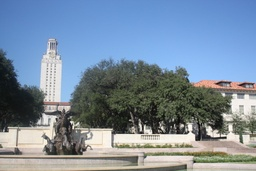
#> input picture HW3 (2)/release_starter_files/p2/uttower_left.jpg, 256 x 171 px, shrunk from 1024 x 683 before the run, found by its file name
$ jupyter execute --allow-errors solution.ipynb
#> lines starting #> are read from the running program, lines starting #| are printed output that depends on the picture; after the words box and inside, x2 and y2 are one past the last pixel; in counts of white or black regions, pixels touching at a corner belong together
### Q 1.2.3

[cell 1]
import numpy as np
from numpy.linalg import lstsq

[cell 2]
data = np.load("C:/Users/vipul/Documents/MSU - MSDS/CSE 803 CV/HW3 (2)/release_starter_files/p1/transform.npy")
#> (reads HW3 (2)/release_starter_files/p1/transform.npy from the repository)

[cell 3]
x = data[:, :2]
y = data[:, 2:]


N = x.shape[0]
A = np.hstack([x, np.ones((N, 1))])

[cell 4]
result, _, _, _ = lstsq(A, y, rcond=None)

S = result[:2, :]
t = result[2, :]

[cell 5]
S, t

### Q 1.2.4

[cell 6]
import matplotlib.pyplot as plt
y_hat = np.dot(x, S) + t


plt.scatter(x[:, 0], x[:, 1], color='blue', label='Original Points')
plt.scatter(y[:, 0], y[:, 1], color='red', label='Target Points')
plt.scatter(y_hat[:, 0], y_hat[:, 1], color='green', label='Transformed Points  (Sx + t)')
plt.legend()
plt.xlabel('X-axis')
plt.ylabel('Y-axis')
plt.title('Original, Target, and Transformed Points')
plt.show()

### 1.2.6

[cell 7]
import numpy as np
from numpy.linalg import lstsq

def fit_homography(x, y):

    N = x.shape[0]
    A = []

    # Construct the matrix A for the homogeneous system A * h = 0
    for i in range(N):
        x_i, y_i = x[i, 0], x[i, 1]
        x_prime_i, y_prime_i = y[i, 0], y[i, 1]

        A.append([-x_i, -y_i, -1, 0, 0, 0, x_i * x_prime_i, y_i * x_prime_i, x_prime_i])
        A.append([0, 0, 0, -x_i, -y_i, -1, x_i * y_prime_i, y_i * y_prime_i, y_prime_i])

    A = np.array(A)

    # Solve Ah = 0 using least squares
    _, _, Vt = np.linalg.svd(A)
    H = Vt[-1].reshape(3, 3)

    # Normalize H to ensure ||h|| = 1
    H = H / H[-1, -1]

    return H

def apply_homography(H, x):

    N = x.shape[0]
    # Convert to homogeneous coordinates by appending a column of ones
    x_homogeneous = np.hstack([x, np.ones((N, 1))])

    y_homogeneous = np.dot(H, x_homogeneous.T).T

    # Convert back to Cartesian coordinates by dividing by the last coordinate
    y_transformed = y_homogeneous[:, :2] / y_homogeneous[:, 2, np.newaxis]

    return y_transformed


#> (the rest of this cell did not finish here and is left out)

### Q 2.1

[cell 8]
import cv2
import matplotlib.pyplot as plt

# Load the images
img_left = cv2.imread('C:/Users/vipul/Documents/MSU - MSDS/CSE 803 CV/HW3 (2)/release_starter_files/p2/uttower_left.jpg')
#> img_left is the input picture: shape (171, 256, 3); mean B, G, R 159, 140, 121.8
img_right = cv2.imread('C:/Users/vipul/Documents/MSU - MSDS/CSE 803 CV/HW3 (2)/release_starter_files/p2/uttower_right.jpg')
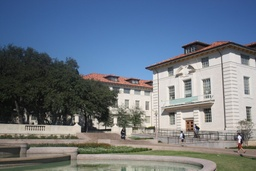
#> input picture HW3 (2)/release_starter_files/p2/uttower_right.jpg, 256 x 171 px, shrunk from 1024 x 683 before the run, found by its file name
#> img_right is the input picture: shape (171, 256, 3); mean B, G, R 132, 118.9, 107.7

# Convert images to grayscale
img_left_gray = cv2.cvtColor(img_left, cv2.COLOR_BGR2GRAY)
img_right_gray = cv2.cvtColor(img_right, cv2.COLOR_BGR2GRAY)
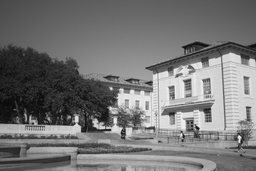
#> img_right_gray: shape (171, 256); min 3, max 249, mean 117

# Convert to double (normalize)
img_left_gray = img_left_gray.astype('float64') / 255.0
img_right_gray = img_right_gray.astype('float64') / 255.0

# Display grayscale images
plt.subplot(1, 2, 1)
plt.imshow(img_left_gray, cmap='gray')
plt.title("Left Image")

plt.subplot(1, 2, 2)
plt.imshow(img_right_gray, cmap='gray')
plt.title("Right Image")

plt.show()

[cell 9]
img_left_gray

### Q 2.2

[cell 10]
sift = cv2.SIFT_create()

img_left_gray = cv2.normalize(img_left_gray, None, 0, 255, cv2.NORM_MINMAX).astype('uint8')  ## https://stackoverflow.com/questions/50298329/error-5-image-is-empty-or-has-incorrect-depth-cv-8u-in-function-cvsift
img_right_gray = cv2.normalize(img_right_gray, None, 0, 255, cv2.NORM_MINMAX).astype('uint8')

# Detect keypoints and compute descriptors
kp_left, desc_left = sift.detectAndCompute(img_left_gray, None)
#> kp_left = 330 keypoints; strongest (x, y, size): (182, 125, 2.4), (71, 122, 1.9), (194, 162, 1.9), (162, 128, 1.8)
kp_right, desc_right = sift.detectAndCompute(img_right_gray, None)
#> kp_right = 362 keypoints; strongest (x, y, size): (197, 128, 2.2), (111, 88, 2), (115, 120, 3.1), (183, 136, 1.9)

# Draw keypoints on the images
img_left_kp = cv2.drawKeypoints(img_left, kp_left, None)
img_right_kp = cv2.drawKeypoints(img_right, kp_right, None)

# Display images with keypoints
plt.subplot(1, 2, 1)
plt.imshow(cv2.cvtColor(img_left_kp, cv2.COLOR_BGR2RGB))
plt.title("Left Image Keypoints")

plt.subplot(1, 2, 2)
plt.imshow(cv2.cvtColor(img_right_kp, cv2.COLOR_BGR2RGB))
plt.title("Right Image Keypoints")

plt.show()

### Q 2.3

[cell 11]
def compute_distances(desc1, desc2):
    dists = np.zeros((desc1.shape[0], desc2.shape[0]))

    # Use Euclidean distance for example
    for i in range(desc1.shape[0]):
        for j in range(desc2.shape[0]):
            dists[i, j] = np.linalg.norm(desc1[i] - desc2[j])
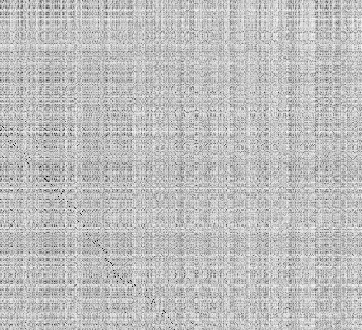
#> dists: shape (330, 362) float64; min 56.29, max 693.1, mean 532.7; drawn with min black and max white

    return dists

pairwise_distances = compute_distances(desc_left, desc_right)

# print("Pairwise distances computed using Euclidean distance",pairwise_distances)

[cell 12]
print("Pairwise distances computed using Euclidean distance",pairwise_distances)
#> (printed output is left out)

### Q 2.4

[cell 13]
def select_putative_matches(distances, ratio_threshold=0.75):
#> called with ratio_threshold = 0.75
    putative_matches = []

    for i in range(distances.shape[0]):
        sorted_indices = np.argsort(distances[i])
        nearest_dist = distances[i, sorted_indices[0]]
        second_nearest_dist = distances[i, sorted_indices[1]]

        # Ratio test
        if nearest_dist < ratio_threshold * second_nearest_dist:
            putative_matches.append((i, sorted_indices[0]))
#> this loop made 330 passes
#> (nearest_dist, second_nearest_dist) on passes 1 to 3: (234.5, 247.9), (244.7, 288.3), (277.9, 308)
#> after the loop, putative_matches = 81 pairs, first value 126 to 329, second value 0 to 174

    return putative_matches

putative_matches = select_putative_matches(pairwise_distances)

print(f"Number of putative matches: {len(putative_matches)}")
#| Number of putative matches: 81

### Q 2.5

[cell 14]
import random


def ransac_homography(matches, kp_left, kp_right, num_iterations=1000, threshold=5):
#> called with num_iterations = 1000, threshold = 5
    best_inliers = []
    best_H = None
    max_inliers = 0

    match_indices = np.arange(len(matches))
#> match_indices = 81 values from 0 to 80

    for i in range(num_iterations):
        chosen_indices = np.random.choice(match_indices, 4, replace=False)
        sample_matches = [matches[i] for i in chosen_indices]

        # Get the corresponding points
        pts_left = np.float32([kp_left[m[0]].pt for m in sample_matches])
        pts_right = np.float32([kp_right[m[1]].pt for m in sample_matches])

        H, _ = cv2.findHomography(pts_left, pts_right)

        inliers = []
        for match in matches:
            pt_left = np.append(kp_left[match[0]].pt, 1)
            pt_right = np.append(kp_right[match[1]].pt, 1)

            # Transform the left point
            estimated_pt_right = np.dot(H, pt_left)
            estimated_pt_right /= estimated_pt_right[2]  # Normalize

            error = np.linalg.norm(estimated_pt_right[:2] - pt_right[:2])

            if error < threshold:
                inliers.append(match)

        if len(inliers) > max_inliers:
            max_inliers = len(inliers)
            best_inliers = inliers
            best_H = H
#> this loop made 1000 passes
#> (chosen_indices, sample_matches) on passes 1, 2, 3, 4, 6, 11, 13, 16, 17, 18: ([22, 27, 61, 13], [(191, 62), (206, 69), (282, 128), (162, 27)]), ([7, 44, 38, 28], [(143, 15), (249, 104), (240, 97), (207, 74)]), ([17, 67, 72, 8], [(178, 44), (293, 139), (302, 154), (144, 13)]), ([51, 55, 68, 41], [(265, 112), (276, 115), (296, 145), (243, 94)]), ([30, 16, 2, 52], [(211, 82), (176, 47), (130, 0), (270, 113)]), ([38, 46, 28, 12], [(240, 97), (252, 106), (207, 74), (159, 26)]), ([43, 77, 41, 31], [(248, 102), (313, 162), (243, 94), (213, 80)]), ([37, 47, 60, 35], [(238, 88), (258, 105), (281, 117), (226, 83)]), ([12, 9, 78, 57], [(159, 26), (145, 14), (317, 168), (278, 120)]), ([18, 3, 23, 50], [(179, 45), (134, 124), (193, 61), (263, 111)])
#> (chosen_indices, sample_matches, pts_right) on passes 7, 9, 12, 14, 15: ([25, 29, 28, 40], [(199, 63), (208, 75), (207, 74), (242, 93)], [[61.55, 155], [69.12, 116.8], [69.12, 116.8], [82.62, 148]]), ([1, 5, 17, 63], [(127, 3), (140, 10), (178, 44), (284, 134)], [[9.37, 46.41], [16.11, 137.6], [42.83, 137.4], [111, 88.4]]), ([45, 70, 28, 64], [(250, 103), (299, 153), (207, 74), (285, 135)], [[89.4, 107.8], [121.3, 89.7], [69.12, 116.8], [111, 88.4]]), ([19, 48, 24, 37], [(181, 48), (261, 108), (196, 58), (238, 88)], [[46.45, 126], [94.54, 129.4], [58.48, 136], [78.41, 152.6]]), ([76, 69, 64, 30], [(312, 165), (297, 148), (285, 135), (211, 82)], [[127.3, 82.77], [116.7, 144], [111, 88.4], [72.39, 63.29]])
#> after the loop, best_inliers = 80 pairs, first value 126 to 329, second value 0 to 174; max_inliers = 80

    return best_H, best_inliers

H, inliers = ransac_homography(putative_matches, kp_left, kp_right)
#> H = [[1.4, -0.0605, -157.1], [0.236, 1.31, -54.46], [0.00164, 3.39e-05, 1]]; inliers has the same summary as best_inliers in ransac_homography

print(f"Number of inliers: {len(inliers)}")
#| Number of inliers: 80

inlier_img = cv2.drawMatches(img_left, kp_left, img_right, kp_right,
                             [cv2.DMatch(m[0], m[1], 0) for m in inliers], None)
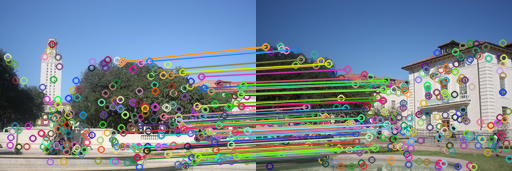
#> inlier_img: shape (171, 512, 3); mean B, G, R 145.3, 132.5, 117

plt.imshow(cv2.cvtColor(inlier_img, cv2.COLOR_BGR2RGB))
plt.title("Inlier Matches")
plt.show()

[cell 15]
# Calculate average residual for inliers
residuals = []
for match in inliers:
    pt_left = np.append(kp_left[match[0]].pt, 1)
    pt_right = np.append(kp_right[match[1]].pt, 1)

    estimated_pt_right = np.dot(H, pt_left)
    estimated_pt_right /= estimated_pt_right[2]  # Normalize

    # Calculate the squared distance (residual)
    residual = np.linalg.norm(estimated_pt_right[:2] - pt_right[:2]) ** 2
    residuals.append(residual)
#> this loop made 80 passes
#> (match, pt_left, pt_right, estimated_pt_right, residual) on passes 1, 2, 4, 5, 6, 7, 8, 9, 10: ((126, 2), [122.1, 61.12, 1], [9.37, 46.41, 1], [8.6, 45.07, 1], 2.39), ((127, 3), [122.1, 61.12, 1], [9.37, 46.41, 1], [8.6, 45.07, 1], 2.39), ((136, 7), [130.7, 126, 1], [15.09, 116.1, 1], [15.23, 115.7, 1], 0.159), ((140, 10), [133.5, 147.1, 1], [16.11, 137.6, 1], [17.35, 138.2, 1], 1.99), ((141, 8), [133.8, 159.3, 1], [15.39, 150.8, 1], [17.07, 151.3, 1], 3.03), ((143, 15), [136.8, 149.9, 1], [19.5, 140.9, 1], [20.87, 141.2, 1], 2), ((144, 13), [136.8, 157, 1], [18.9, 148.3, 1], [20.54, 148.8, 1], 2.95), ((145, 14), [136.8, 157, 1], [18.9, 148.3, 1], [20.54, 148.8, 1], 2.95), ((153, 24), [140, 125.1, 1], [25.34, 115.1, 1], [25.62, 115.1, 1], 0.0853)
#> match on passes 39 to 44: (241, 95), (242, 93), (243, 94), (245, 99), (248, 102), (249, 104)

average_residual = np.mean(residuals) if residuals else 0
print(f"Average residual for inliers: {average_residual:.4f}")
#| Average residual for inliers: 1.3774

### Q 2.6

[cell 16]
height, width = img_right.shape[:2]

# Warp the left image using the homography matrix
warped_left = cv2.warpPerspective(img_left, H, (width, height))

# Create a mask for the warped image to handle blending
mask = (warped_left > 0).astype(np.uint8)
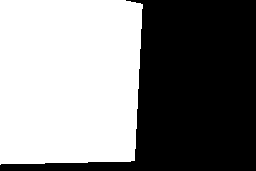
#> mask: shape (171, 256, 3); values 0 (black) and 1 (white), 51.6% white; 1 black region, box (x1, y1, x2, y2) and area: (0, 0, 256, 171) 21182

combined_img = cv2.addWeighted(warped_left, 0.5, img_right, 0.5, 0)

plt.figure(figsize=(10, 5))
plt.subplot(1, 3, 1)
plt.imshow(cv2.cvtColor(img_left, cv2.COLOR_BGR2RGB))
plt.title("Left Image")
plt.axis('off')

plt.subplot(1, 3, 2)
plt.imshow(cv2.cvtColor(img_right, cv2.COLOR_BGR2RGB))
plt.title("Right Image")
plt.axis('off')

plt.subplot(1, 3, 3)
plt.imshow(cv2.cvtColor(combined_img, cv2.COLOR_BGR2RGB))
plt.title("Warped Left on Right")
plt.axis('off')

plt.tight_layout()
plt.show()

### Q 2.7

[cell 17]
height_right, width_right = img_right.shape[:2]

# Get the corners of the left image after warping
corners_left = np.array([[0, 0], [0, img_left.shape[0]], [img_left.shape[1], 0], [img_left.shape[1], img_left.shape[0]], [1, 1]], dtype=np.float32)
corners_right = np.array([[0, 0], [0, height_right], [width_right, 0], [width_right, height_right], [1, 1]], dtype=np.float32)

# Warp the corners of the left image to find the new bounding box
warped_corners_left = cv2.perspectiveTransform(corners_left[:, :2].reshape(-1, 1, 2), H).reshape(-1, 2)

# Calculate the new bounding box for the panorama
min_x = min(int(np.min(warped_corners_left[:, 0])), 0)
max_x = max(int(np.max(warped_corners_left[:, 0])), width_right)
min_y = min(int(np.min(warped_corners_left[:, 1])), 0)
max_y = max(int(np.max(warped_corners_left[:, 1])), height_right)

width_panorama = int(max_x - min_x)
height_panorama = int(max_y - min_y)

panorama = np.zeros((height_panorama, width_panorama, 3), dtype=np.uint8)

H_translation = np.array([[1, 0, -min_x], [0, 1, -min_y], [0, 0, 1]])  # Translate to positive coordinates
warped_left = cv2.warpPerspective(img_left, H_translation @ H, (width_panorama, height_panorama))
#> warped_left: shape (225, 422, 3)

# Place the right image in the panorama
panorama[-min_y:height_right-min_y, -min_x:width_right-min_x] = img_right

# Composite the two images by averaging the overlapping pixels
for y in range(height_panorama):
    for x in range(width_panorama):
        if (warped_left[y, x].any() and panorama[y, x].any()):
            panorama[y, x] = (warped_left[y, x] / 2 + panorama[y, x] / 2).astype(np.uint8)
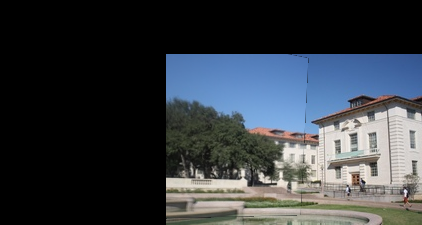
#> panorama: shape (225, 422, 3); mean B, G, R 65.7, 59.8, 54.3

plt.figure(figsize=(10, 5))
plt.imshow(cv2.cvtColor(panorama, cv2.COLOR_BGR2RGB))
plt.title("Panorama Image")
plt.axis('off')
plt.show()

### Q 2.8

[cell 18]
img_left = cv2.imread('C:/Users/vipul/Documents/MSU - MSDS/CSE 803 CV/HW3 (2)/release_starter_files/p2/bbb_left.jpg')
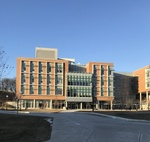
#> input picture HW3 (2)/release_starter_files/p2/bbb_left.jpg, 150 x 142 px, shrunk from 599 x 568 before the run, found by its file name
#> img_left is the input picture: shape (142, 150, 3); mean B, G, R 146.9, 126, 111.2
img_right = cv2.imread('C:/Users/vipul/Documents/MSU - MSDS/CSE 803 CV/HW3 (2)/release_starter_files/p2/bbb_right.jpg')
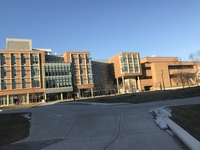
#> input picture HW3 (2)/release_starter_files/p2/bbb_right.jpg, 200 x 150 px, shrunk from 800 x 600 before the run, found by its file name
#> img_right is the input picture: shape (150, 200, 3); mean B, G, R 133.4, 119.2, 107.8

img_left_gray = cv2.cvtColor(img_left, cv2.COLOR_BGR2GRAY)
#> img_left_gray: shape (142, 150)
img_right_gray = cv2.cvtColor(img_right, cv2.COLOR_BGR2GRAY)
#> img_right_gray: shape (150, 200)

sift = cv2.SIFT_create()

# Detect keypoints and compute descriptors
kp_left, desc_left = sift.detectAndCompute(img_left_gray, None)
kp_right, desc_right = sift.detectAndCompute(img_right_gray, None)

# Draw keypoints on the images for visualization
img_left_kp = cv2.drawKeypoints(img_left, kp_left, None)
#> img_left_kp: shape (142, 150, 3)
img_right_kp = cv2.drawKeypoints(img_right, kp_right, None)
#> img_right_kp: shape (150, 200, 3)

# Display images with detected keypoints
plt.figure(figsize=(12, 6))
plt.subplot(1, 2, 1)
plt.imshow(cv2.cvtColor(img_left_kp, cv2.COLOR_BGR2RGB))
plt.title("Left Image Keypoints")

plt.subplot(1, 2, 2)
plt.imshow(cv2.cvtColor(img_right_kp, cv2.COLOR_BGR2RGB))
plt.title("Right Image Keypoints")
plt.show()

[cell 19]
pairwise_distances = compute_distances(desc_left, desc_right)
#> after the loop in compute_distances (call 2), `for i in range(desc1.shape[0]):`:
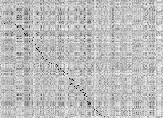
#> dists: shape (118, 163) float64; min 39.65, max 683.1, mean 518.8; drawn with min black and max white
putative_matches = select_putative_matches(pairwise_distances)
print(f"putative matches: {(putative_matches)}")
#> (printed output is left out)

[cell 20]
H, inliers = ransac_homography(putative_matches, kp_left, kp_right)
inlier_img = cv2.drawMatches(img_left, kp_left, img_right, kp_right,
                             [cv2.DMatch(m[0], m[1], 0) for m in inliers], None)
#> inlier_img: shape (150, 350, 3)

plt.imshow(cv2.cvtColor(inlier_img, cv2.COLOR_BGR2RGB))
plt.title("Inlier Matches")
plt.show()

[cell 21]
height_right, width_right = img_right.shape[:2]

# Get the corners of the left image after warping
corners_left = np.array([[0, 0], [0, img_left.shape[0]], [img_left.shape[1], 0], [img_left.shape[1], img_left.shape[0]], [1, 1]], dtype=np.float32)
corners_right = np.array([[0, 0], [0, height_right], [width_right, 0], [width_right, height_right], [1, 1]], dtype=np.float32)

# Warp the corners of the left image to find the new bounding box
warped_corners_left = cv2.perspectiveTransform(corners_left[:, :2].reshape(-1, 1, 2), H).reshape(-1, 2)

# Calculate the new bounding box for the panorama
min_x = min(int(np.min(warped_corners_left[:, 0])), 0)
max_x = max(int(np.max(warped_corners_left[:, 0])), width_right)
min_y = min(int(np.min(warped_corners_left[:, 1])), 0)
max_y = max(int(np.max(warped_corners_left[:, 1])), height_right)

width_panorama = int(max_x - min_x)
height_panorama = int(max_y - min_y)

panorama = np.zeros((height_panorama, width_panorama, 3), dtype=np.uint8)

H_translation = np.array([[1, 0, -min_x], [0, 1, -min_y], [0, 0, 1]])  # Translate to positive coordinates
warped_left = cv2.warpPerspective(img_left, H_translation @ H, (width_panorama, height_panorama))
#> warped_left: shape (158, 234, 3)

# Place the right image in the panorama
panorama[-min_y:height_right-min_y, -min_x:width_right-min_x] = img_right
#> panorama: shape (158, 234, 3)

# Composite the two images by averaging the overlapping pixels
for y in range(height_panorama):
    for x in range(width_panorama):
        if (warped_left[y, x].any() and panorama[y, x].any()):
            panorama[y, x] = (warped_left[y, x] / 2 + panorama[y, x] / 2).astype(np.uint8)
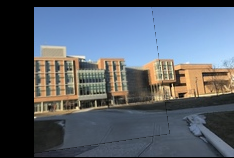
#> panorama: shape (158, 234, 3); mean B, G, R 110, 98.1, 88.8

plt.figure(figsize=(10, 5))
plt.imshow(cv2.cvtColor(panorama, cv2.COLOR_BGR2RGB))
plt.title("Panorama Image")
plt.axis('off')
plt.show()
